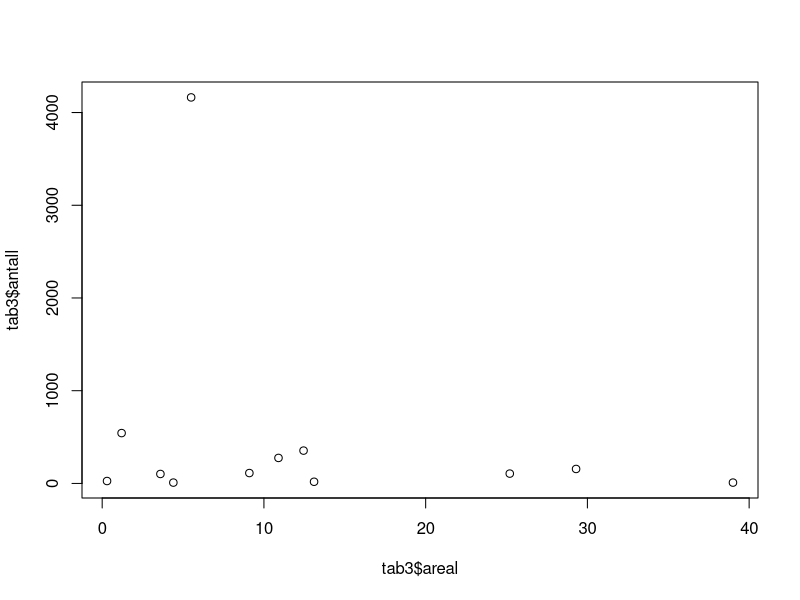
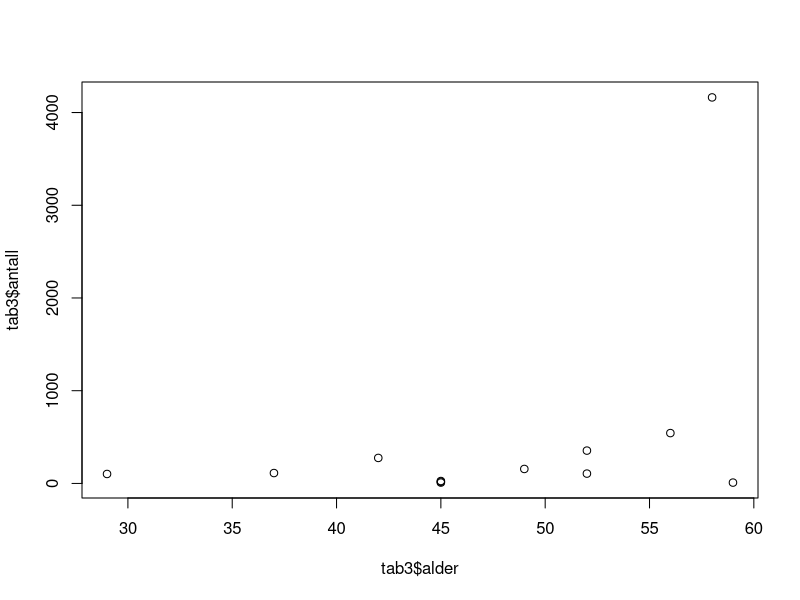

Reproduce these figures in R, in order.
## ---- chunk 1
knitr::opts_chunk$set(echo = TRUE)
## ---- chunk 2
tab3 <- data.frame(
  areal=c(5.5,9.1,3.6,10.9,13.1,4.4,1.2,29.3,0.3,39,12.45,25.2), 
  alder=c(58,37,29,42,45,45,56,49,45,59,52,52),
  antall=c(4163,112,102,275,18,9,543,156,26,9,354,106))

plot(tab3$areal, tab3$antall)

plot(tab3$alder, tab3$antall)
